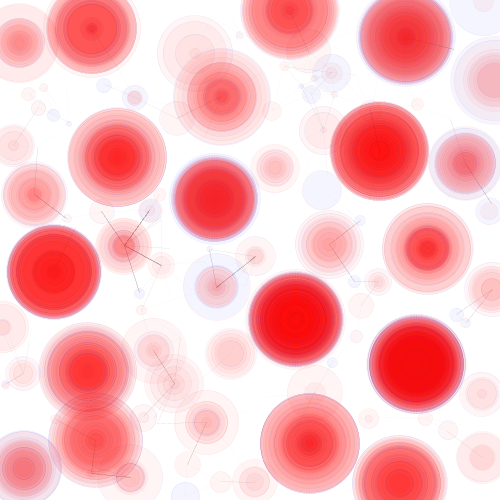
Frame 1 (no input)
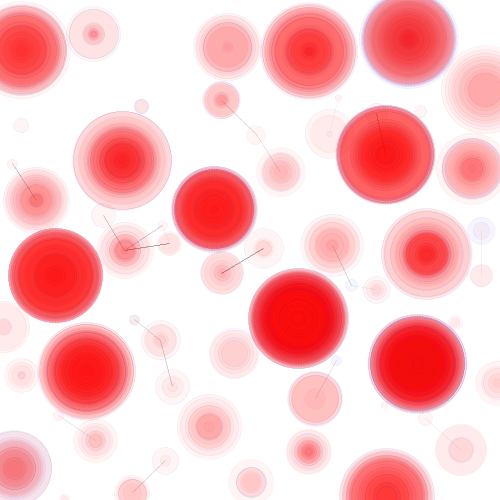
Frame 60 (the mouse pressed at the canvas centre just before this capture)
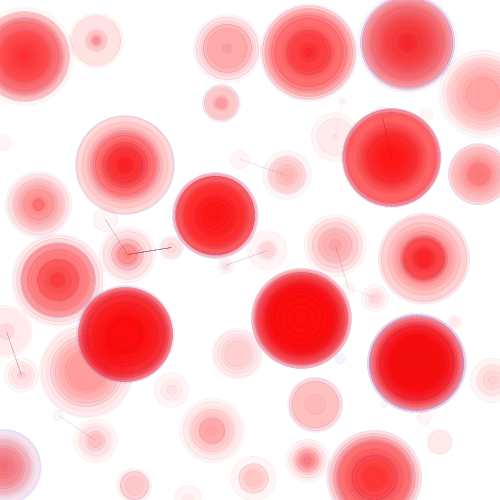
Frame 120 (the mouse held since frame 60 and released just before this capture)

The Processing sketch that drew these frames (run headless with seeded random() and noise(); from frame 60 on, the mouse is pressed at the canvas centre):

// Processing sketch: sketch
// ── sketch.pde
/*
* Creative Coding
* Eating elements
* by Renzo Woutes
* Copyright (c) 2014
*
* This sketch draws a series of moving Elements (circles) according to the following rules:
* - start from a random position and move in a constant random direction
* - if the point reaches the boundary of the screen move in the opposite direction with new velocity
* - if the circles intersect then the largest circles eats the smallests circle.
* - the combined circles change direction being the difference between the two old directions
*/
float[] x;      // position
float[] y;
float[] xInc;   // change per frame
float[] yInc;
float[] size;   // size of the element
int[] fc;
int[] lc;
int numArray;   // number of elements

color[] colors = {color(0,0,255), color(255, 0, 0), color(128)};

float proximity = 50;

void setup() {
   size(500, 500);
   numArray = 1000;
   // allocate arrays
   x= new float[numArray];
   y= new float[numArray];
   xInc= new float[numArray];
   yInc= new float[numArray];
   fc = new int[numArray];
   lc = new int[numArray];
   size= new float[numArray];

   // random starting position and direction
   for (int i=0; i<numArray; i++) {
      x[i] = random(width);
      y[i] = random(height);
      xInc[i] = random(-1, 1);
      yInc[i] = random(-1, 1);
      fc[i] = (int) random(1,3);
      lc[i] = (int) random(1,3);
      size[i] = random(5, 100);
   }
   strokeWeight(0.2);
   frameRate(300);
}
void draw() {
  background(255);

  for (int i=0; i<numArray; i++) {
      for (int j=0; j<i; j++) {
         float dist = dist(x[i], y[i], x[j], y[j]);
              
         // if two elements collide, combine them
         if (dist <= (size[i]/2 + size[j]/2)) {
            // combine the two elements
            x[i] = x[j];
            y[i] = y[j];
            // new direction
            float newX = (xInc[i] + xInc[j]) / 2;
            float newY = (yInc[i] + yInc[j]) / 2;
            xInc[i] = newX;
            xInc[j] = newX;
            yInc[i] = newY;
            yInc[j] = newY;
            // change color of the smallest one
            if (size[i] < size[j]) {
              fc[i] = (int) random(2,3);
              lc[i] = (int) random(1,3);
            } else {
              fc[j] = (int) random(2,3);
              lc[j] = (int) random(1,3);
            }
         }

         // if two elements are within a certain proximity, draw a line between them         
         if (dist <= proximity && dist > (size[i]/2 + size[j]/2)) {
           stroke(colors[2], 30);
           line(x[i], y[i], x[j], y[j]);
         }
      }
   }
   // iterate over each point
   for (int i=0; i<numArray; i++) {
      x[i] += xInc[i];
      y[i] += yInc[i];
      // bounce off the sides of the window
      if (x[i] > width || x[i] < 0) {
         xInc[i] = xInc[i] > 0 ? -random(1) : random(1);
      }
      if (y[i] > height || y[i] < 0 ) {
         yInc[i] = yInc[i] > 0 ? -random(1) : random(1);
      }
      drawElement(x[i], y[i], size[i], colors[fc[i]-1], colors[lc[i]-1]);
   }
   
}
void drawElement(float x, float y, float size, color fc, color lc) {
   stroke(lc,50);
   fill(fc,10);
   ellipse(x, y, size, size);
}
